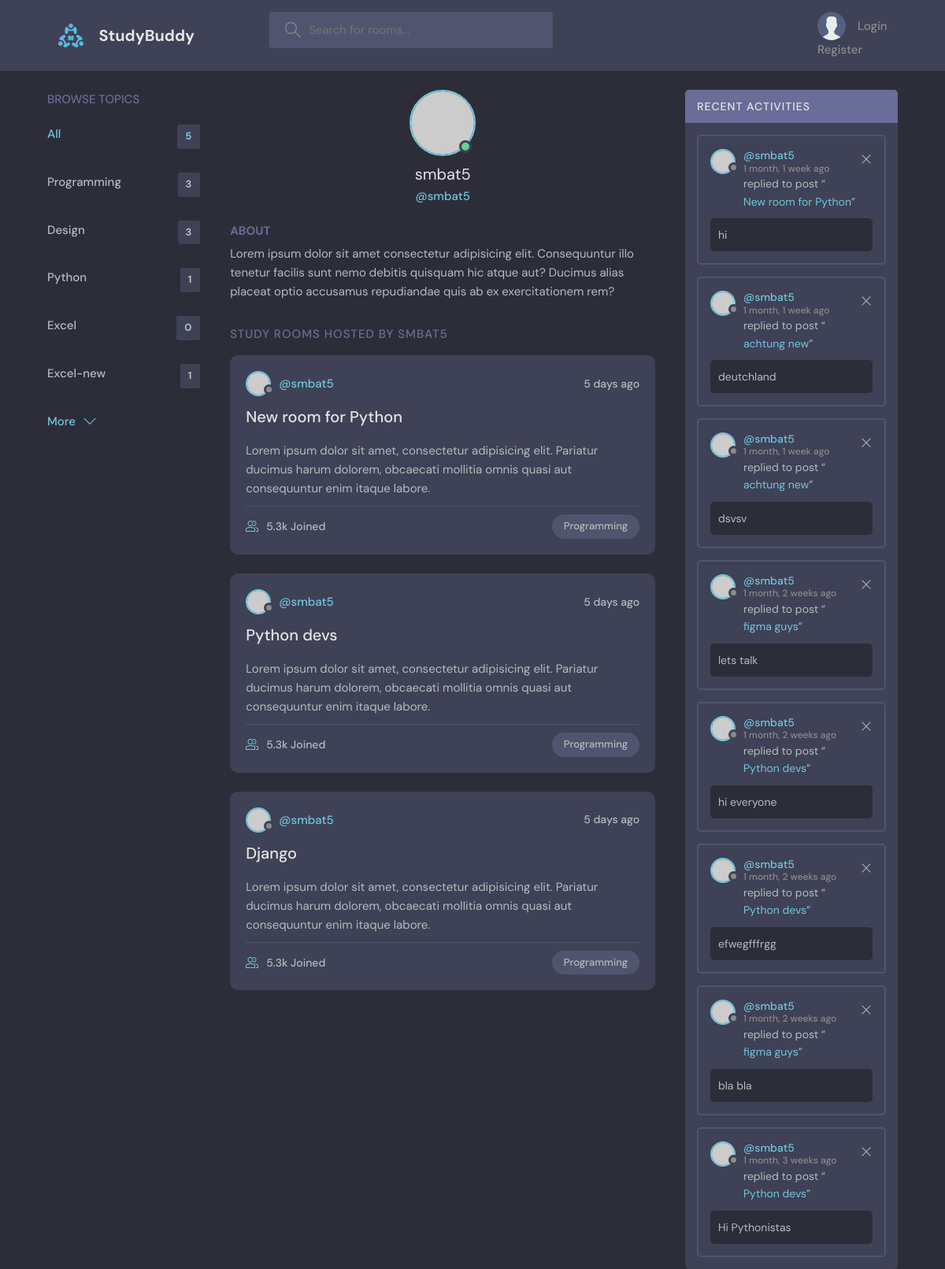
The page /user_page/1/ on the database its author committed.
### polls/models.py (models this page shows, shortened)
class Topic(models.Model):
    name = models.CharField(max_length=200)

class Room(models.Model):
    host = models.ForeignKey(User, on_delete=models.SET_NULL , null=True)
    topic = models.ForeignKey(Topic , on_delete=models.SET_NULL, null=True)
    name = models.CharField(max_length=200)
    participants = models.ManyToManyField(User , related_name='participants' , blank=True)
    description = models.TextField(null=True , blank=True)
    modified_date = models.DateTimeField(auto_now=True)
    created_date = models.DateTimeField(auto_now_add=True)
    class Meta:
        ordering = ['-modified_date' , '-created_date']

class Message(models.Model):
    user = models.ForeignKey(User, on_delete=models.CASCADE)
    room = models.ForeignKey(Room , on_delete=models.CASCADE)
    body = models.TextField()
    modified_date = models.DateTimeField(auto_now=True)
    created_date = models.DateTimeField(auto_now_add=True)
    def __str__(self) -> str:
        return self.body[:50]

### polls/views.py (the view)
# urls.py: path('user_page/<str:pk>/', views.profileView , name = 'user_page'),
def profileView(request , pk):
    user = User.objects.get(id = pk)
    room = user.room_set.all()
    topics = Topic.objects.all()
    room_messages = user.message_set.all().order_by('-created_date')
    context = {'rooms':room,
               'topics':topics,
               'room_messages':room_messages,
               'user':user
               }
    return render(request , 'polls/user_profile.html', context)

### polls/templates/polls/user_profile.html (shortened to what this page needs)
{% extends 'index.html' %}
{% load static %}
{% block content %}
<main class="profile-page layout layout--3">
    <div class="container">
      {% include 'polls/topics_component.html' %}
      <div class="roomList">
        <div class="profile">
          <div class="profile__avatar">
            <div class="avatar avatar--large active">
              <img src="https://randomuser.me/api/portraits/men/11.jpg" />
            </div>
          </div>
          <div class="profile__info">
            <h3>{{user.username}}</h3>
            <p>@{{user.username}}</p>
          </div>
          <div class="profile__about">
            <h3>About</h3>
            <p>
              Lorem ipsum dolor sit amet consectetur adipisicing elit. Consequuntur illo tenetur
              facilis sunt nemo debitis quisquam hic atque aut? Ducimus alias placeat optio
              accusamus repudiandae quis ab ex exercitationem rem?
            </p>
          </div>
        </div>
        <div class="roomList__header">
          <div>
            <h2>Study Rooms Hosted by {{user.username}}</a>
            </h2>
          </div>
        </div>
        {% include 'polls/room_component.html' %}
      </div>
      {% include 'polls/activity_component.html' %}
    </div>
  </main>
  {% endblock %}

### templates/index.html (shortened to what this page needs)
{% load static %}
<!DOCTYPE html>
<html lang="en">
  <head>
    <link rel="stylesheet" href="{% static 'styles/style.css' %}" />
  </head>
<body>
    <header class="header header--loggedIn">
      <div class="container">
        <a href="/" class="header__logo">
          <img src="{% static 'images/logo.svg' %}" />
          <h1>StudyBuddy</h1>
        </a>
        <form class="header__search">
          <label>
            <input placeholder="Search for rooms..." />
          </label>
        </form>
        <nav class="header__menu">
          {% if request.user.is_authenticated %}
            <div class="header__user">
              <a href="profile.html">
                <div class="avatar avatar--medium active">
                  <img src="https://randomuser.me/api/portraits/men/37.jpg" />
                </div>
                <p>{{request.user}} <span>@{{request.user}}</span></p>
              </a>
              <button class="dropdown-button">
                <svg version="1.1" xmlns="http://www.w3.org/2000/svg" width="32" height="32" viewBox="0 0 32 32">
                  <title>chevron-down</title>
                  <path d="M16 21l-13-13h-3l16 16 16-16h-3l-13 13z"></path>
                </svg>
              </button>
            </div>
            <div class="dropdown-menu">
              <a href="settings.html" class="dropdown-link"
                ><svg version="1.1" xmlns="http://www.w3.org/2000/svg" width="32" height="32" viewBox="0 0 32 32">
                  <title>tools</title>
                  <path
                    d="M27.465 32c-1.211 0-2.35-0.471-3.207-1.328l-9.392-9.391c-2.369 0.898-4.898 0.951-7.355 0.15-3.274-1.074-5.869-3.67-6.943-6.942-0.879-2.682-0.734-5.45 0.419-8.004 0.135-0.299 0.408-0.512 0.731-0.572 0.32-0.051 0.654 0.045 0.887 0.277l5.394 5.395 3.586-3.586-5.394-5.395c-0.232-0.232-0.336-0.564-0.276-0.887s0.272-0.596 0.572-0.732c2.552-1.152 5.318-1.295 8.001-0.418 3.274 1.074 5.869 3.67 6.943 6.942 0.806 2.457 0.752 4.987-0.15 7.358l9.392 9.391c0.844 0.842 1.328 2.012 1.328 3.207-0 2.5-2.034 4.535-4.535 4.535zM15.101 19.102c0.26 0 0.516 0.102 0.707 0.293l9.864 9.863c0.479 0.479 1.116 0.742 1.793 0.742 1.398 0 2.535-1.137 2.535-2.535 0-0.668-0.27-1.322-0.742-1.793l-9.864-9.863c-0.294-0.295-0.376-0.74-0.204-1.119 0.943-2.090 1.061-4.357 0.341-6.555-0.863-2.631-3.034-4.801-5.665-5.666-1.713-0.561-3.468-0.609-5.145-0.164l4.986 4.988c0.391 0.391 0.391 1.023 0 1.414l-5 5c-0.188 0.188-0.441 0.293-0.707 0.293s-0.52-0.105-0.707-0.293l-4.987-4.988c-0.45 1.682-0.397 3.436 0.164 5.146 0.863 2.631 3.034 4.801 5.665 5.666 2.2 0.721 4.466 0.604 6.555-0.342 0.132-0.059 0.271-0.088 0.411-0.088z"
                  ></path>
                </svg>
                Settings</a
              >
              <a href="{% url "logout" %}" class="dropdown-link"
                ><svg version="1.1" xmlns="http://www.w3.org/2000/svg" width="32" height="32" viewBox="0 0 32 32">
                  <title>sign-out</title>
                  <path
                    d="M3 0h22c0.553 0 1 0 1 0.553l-0 3.447h-2v-2h-20v28h20v-2h2l0 3.447c0 0.553-0.447 0.553-1 0.553h-22c-0.553 0-1-0.447-1-1v-30c0-0.553 0.447-1 1-1z"
                  ></path>
                  <path
                    d="M21.879 21.293l1.414 1.414 6.707-6.707-6.707-6.707-1.414 1.414 4.293 4.293h-14.172v2h14.172l-4.293 4.293z"
                  ></path>
                </svg>
                Logout</a
              >
            </div>
          {% else %}
            <a href="{% url "login" %}">
              <img src="{% static 'images/avatar.svg' %}" />
              <p>Login</p>
            </a>
            <a href={% url "register" %}> Register </a>
          {% endif %}
          </nav>
      </div>
    </header>
    {% block content %}
    {% endblock %}
</body>
</html>

### polls/templates/polls/topics_component.html
<div class="topics">
    <div class="topics__header">
      <h2>Browse Topics</h2>
    </div>
    <ul class="topics__list">
      <li>
        <a href="{% url 'home' %}" class="active">All <span>{{topics.count}}</span></a>
      </li>
      {% for topic in topics%}
        <li>
            <a href="{% url 'home' %}?q={{topic.name}}">{{topic.name}} <span>{{topic.room_set.all.count}}</span></a>
        </li>
        {%endfor%}
    </ul>
    <a class="btn btn--link" href="{% url 'topics' %}">
      More
      <svg version="1.1" xmlns="http://www.w3.org/2000/svg" width="32" height="32" viewBox="0 0 32 32">
        <title>chevron-down</title>
        <path d="M16 21l-13-13h-3l16 16 16-16h-3l-13 13z"></path>
      </svg>
    </a>
  </div>

### polls/templates/polls/room_component.html (shortened to what this page needs)
<div class="roomList">
    {% for room in rooms%}
    <div class="roomListRoom">
      <div class="roomListRoom__header">
        <a href="{% url 'user_page' room.host.id %}" class="roomListRoom__author">
          <div class="avatar avatar--small">
            <img src="https://randomuser.me/api/portraits/women/11.jpg" />
          </div>
          <span>@{{room.host.username}}</span>
        </a>
        <div class="roomListRoom__actions">
          <span>5 days ago</span>
        </div>
      </div>
      <div class="roomListRoom__content">
        <a href="{% url 'room' room.id %}">{{room.name}}</a>
        <p>
          Lorem ipsum dolor sit amet, consectetur adipisicing elit. Pariatur ducimus harum dolorem, obcaecati
          mollitia omnis quasi aut consequuntur enim itaque labore.
        </p>
      </div>
      <div class="roomListRoom__meta">
        <a href="room.html" class="roomListRoom__joined">
          5.3k Joined
        </a>
        <p class="roomListRoom__topic">{{room.topic.name}}</p>
      </div>
    </div>
    {%endfor%}
  </div>

### polls/templates/polls/activity_component.html
<div class="activities">
    <div class="activities__header">
      <h2>Recent Activities</h2>
    </div>
    {% for room_message in room_messages%}
    <div class="activities__box">
      <div class="activities__boxHeader roomListRoom__header">
        <a href="{% url 'user_page' room_message.user.id %}" class="roomListRoom__author">
          <div class="avatar avatar--small">
            <img src="https://randomuser.me/api/portraits/women/11.jpg" />
          </div>
          <p>
            @{{room_message.user.username}}
            <span>{{room_message.created_date|timesince}} ago</span>
          </p>
        </a>
        <div class="roomListRoom__actions">
          <a href="#">
            <svg version="1.1" xmlns="http://www.w3.org/2000/svg" width="32" height="32" viewBox="0 0 32 32">
              <title>remove</title>
              <path
                d="M27.314 6.019l-1.333-1.333-9.98 9.981-9.981-9.981-1.333 1.333 9.981 9.981-9.981 9.98 1.333 1.333 9.981-9.98 9.98 9.98 1.333-1.333-9.98-9.98 9.98-9.981z"
              ></path>
            </svg>
          </a>
        </div>
      </div>
      <div class="activities__boxContent">
        <p>replied to post “<a href="room.html">{{room_message.room.name}}</a>”</p>
        <div class="activities__boxRoomContent">
            {{room_message}}
        </div>
      </div>
    </div>
    {%endfor%}
  </div>

### rows shown on the page
Topic: name "Programming", room_set.all.count "3"
Topic: name "Design", room_set.all.count "3"
Topic: name "Python", room_set.all.count "1"
Topic: name "Excel", room_set.all.count "0"
Topic: name "Excel-new", room_set.all.count "1"
Room: host.username "smbat5", name "New room for Python", topic.name "Programming"
Room: host.username "smbat5", name "Python devs", topic.name "Programming"
Room: host.username "smbat5", name "Django", topic.name "Programming"
Message: user.username "smbat5", created_date "1 month, 1 week", room.name "New room for Python", body "hi"
Message: user.username "smbat5", created_date "1 month, 1 week", room.name "achtung new", body "deutchland"
Message: user.username "smbat5", created_date "1 month, 1 week", room.name "achtung new", body "dsvsv"
Message: user.username "smbat5", created_date "1 month, 2 weeks", room.name "figma guys", body "lets talk"
Message: user.username "smbat5", created_date "1 month, 2 weeks", room.name "Python devs", body "hi everyone"
Message: user.username "smbat5", created_date "1 month, 2 weeks", room.name "Python devs", body "efwegfffrgg"
Message: user.username "smbat5", created_date "1 month, 2 weeks", room.name "figma guys", body "bla bla"
Message: user.username "smbat5", created_date "1 month, 3 weeks", room.name "Python devs", body "Hi Pythonistas"

### other values the page prints
{{ topics.count }} "5"
{{ user.username }} "smbat5"
{{ user.username }} "SMBAT5"
